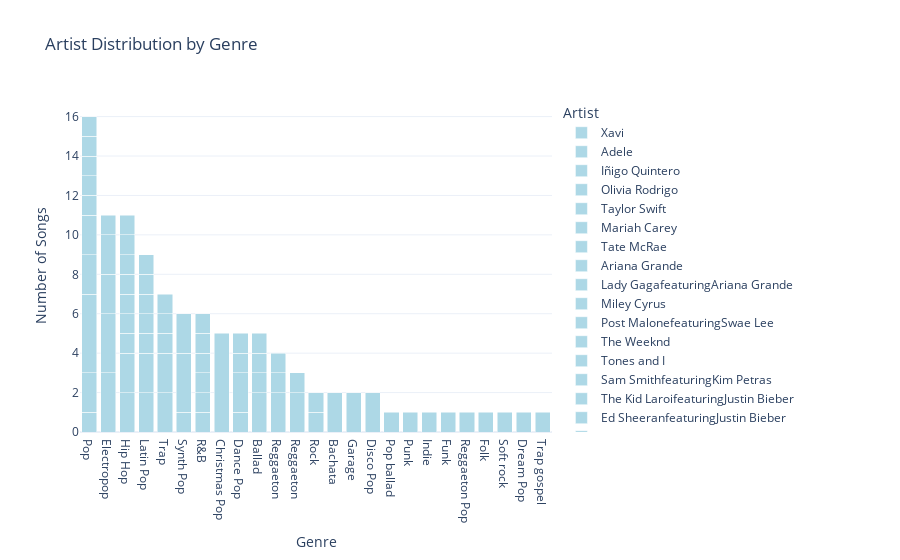

The notebook cell this image was saved under:
### Code cell
import plotly.express as px

# Calculate counts dynamically for each genre-artist pair
counts = Number_one.groupby(['Genre', 'Artist']).size().reset_index(name='Count')

# Calculate total count of artists for each genre
total_artists = counts.groupby('Genre')['Count'].sum().reset_index(name='Total_Artists')

# Sort the bars within each genre by the count of artists for each artist
counts_sorted = counts.sort_values(by=['Genre', 'Count'], ascending=[True, False])

# Sort the genres by the total count of artists
genre_order = total_artists.sort_values(by='Total_Artists', ascending=False)['Genre']

# Create an interactive bar chart using Plotly with customized colors and layout
fig = px.bar(counts_sorted, x='Genre', y='Count', title='Artist Distribution by Genre',
             color='Artist',  # Color bars by Artist
             color_discrete_sequence=['lightblue'],  # Set colors to green
             template='plotly_white',  # Setting background to white with black axis lines
             barmode='stack',  # Stack bars
             category_orders={"Genre": genre_order},  # Order the Genre categories
             labels={'Count': 'Number of Songs'}  # Update y-axis label
            )
fig.show()

### Figure 1 — Plotly figure (JSON) as saved in the notebook; plotly's stock layout.template omitted (floating-point values rounded to 4 significant figures)
{"data": [{"alignmentgroup": "True", "hovertemplate": "Artist=Xavi<br>Genre=%{x}<br>Number of Songs=%{y}<extra></extra>", "legendgroup": "Xavi", "marker": {"color": "lightblue", "pattern": {"shape": ""}}, "name": "Xavi", "offsetgroup": "Xavi", "orientation": "v", "showlegend": true, "textposition": "auto", "type": "bar", "x": ["Bachata"], "xaxis": "x", "y": [2], "yaxis": "y"}, {"alignmentgroup": "True", "hovertemplate": "Artist=Adele<br>Genre=%{x}<br>Number of Songs=%{y}<extra></extra>", "legendgroup": "Adele", "marker": {"color": "lightblue", "pattern": {"shape": ""}}, "name": "Adele", "offsetgroup": "Adele", "orientation": "v", "showlegend": true, "textposition": "auto", "type": "bar", "x": ["Ballad"], "xaxis": "x", "y": [2], "yaxis": "y"}, {"alignmentgroup": "True", "hovertemplate": "Artist=Iñigo Quintero<br>Genre=%{x}<br>Number of Songs=%{y}<extra></extra>", "legendgroup": "Iñigo Quintero", "marker": {"color": "lightblue", "pattern": {"shape": ""}}, "name": "Iñigo Quintero", "offsetgroup": "Iñigo Quintero", "orientation": "v", "showlegend": true, "textposition": "auto", "type": "bar", "x": ["Ballad"], "xaxis": "x", "y": [1], "yaxis": "y"}, {"alignmentgroup": "True", "hovertemplate": "Artist=Olivia Rodrigo<br>Genre=%{x}<br>Number of Songs=%{y}<extra></extra>", "legendgroup": "Olivia Rodrigo", "marker": {"color": "lightblue", "pattern": {"shape": ""}}, "name": "Olivia Rodrigo", "offsetgroup": "Olivia Rodrigo", "orientation": "v", "showlegend": true, "textposition": "auto", "type": "bar", "x": ["Ballad", "Pop", "Punk"], "xaxis": "x", "y": [1, 1, 1], "yaxis": "y"}, {"alignmentgroup": "True", "hovertemplate": "Artist=Taylor Swift<br>Genre=%{x}<br>Number of Songs=%{y}<extra></extra>", "legendgroup": "Taylor Swift", "marker": {"color": "lightblue", "pattern": {"shape": ""}}, "name": "Taylor Swift", "offsetgroup": "Taylor Swift", "orientation": "v", "showlegend": true, "textposition": "auto", "type": "bar", "x": ["Ballad", "Dance Pop", "Folk", "Pop"], "xaxis": "x", "y": [1, 1, 1, 2], "yaxis": "y"}, {"alignmentgroup": "True", "hovertemplate": "Artist=Mariah Carey<br>Genre=%{x}<br>Number of Songs=%{y}<extra></extra>", "legendgroup": "Mariah Carey", "marker": {"color": "lightblue", "pattern": {"shape": ""}}, "name": "Mariah Carey", "offsetgroup": "Mariah Carey", "orientation": "v", "showlegend": true, "textposition": "auto", "type": "bar", "x": ["Christmas Pop"], "xaxis": "x", "y": [5], "yaxis": "y"}, {"alignmentgroup": "True", "hovertemplate": "Artist=Tate McRae<br>Genre=%{x}<br>Number of Songs=%{y}<extra></extra>", "legendgroup": "Tate McRae", "marker": {"color": "lightblue", "pattern": {"shape": ""}}, "name": "Tate McRae", "offsetgroup": "Tate McRae", "orientation": "v", "showlegend": true, "textposition": "auto", "type": "bar", "x": ["Dance Pop"], "xaxis": "x", "y": [2], "yaxis": "y"}, {"alignmentgroup": "True", "hovertemplate": "Artist=Ariana Grande<br>Genre=%{x}<br>Number of Songs=%{y}<extra></extra>", "legendgroup": "Ariana Grande", "marker": {"color": "lightblue", "pattern": {"shape": ""}}, "name": "Ariana Grande", "offsetgroup": "Ariana Grande", "orientation": "v", "showlegend": true, "textposition": "auto", "type": "bar", "x": ["Dance Pop", "Pop", "Synth Pop"], "xaxis": "x", "y": [1, 4, 1], "yaxis": "y"}, {"alignmentgroup": "True", "hovertemplate": "Artist=Lady GagafeaturingAriana Grande<br>Genre=%{x}<br>Number of Songs=%{y}<extra></extra>", "legendgroup": "Lady GagafeaturingAriana Grande", "marker": {"color": "lightblue", "pattern": {"shape": ""}}, "name": "Lady GagafeaturingAriana Grande", "offsetgroup": "Lady GagafeaturingAriana Grande", "orientation": "v", "showlegend": true, "textposition": "auto", "type": "bar", "x": ["Dance Pop"], "xaxis": "x", "y": [1], "yaxis": "y"}, {"alignmentgroup": "True", "hovertemplate": "Artist=Miley Cyrus<br>Genre=%{x}<br>Number of Songs=%{y}<extra></extra>", "legendgroup": "Miley Cyrus", "marker": {"color": "lightblue", "pattern": {"shape": ""}}, "name": "Miley Cyrus", "offsetgroup": "Miley Cyrus", "orientation": "v", "showlegend": true, "textposition": "auto", "type": "bar", "x": ["Disco Pop"], "xaxis": "x", "y": [2], "yaxis": "y"}, {"alignmentgroup": "True", "hovertemplate": "Artist=Post MalonefeaturingSwae Lee<br>Genre=%{x}<br>Number of Songs=%{y}<extra></extra>", "legendgroup": "Post MalonefeaturingSwae Lee", "marker": {"color": "lightblue", "pattern": {"shape": ""}}, "name": "Post MalonefeaturingSwae Lee", "offsetgroup": "Post MalonefeaturingSwae Lee", "orientation": "v", "showlegend": true, "textposition": "auto", "type": "bar", "x": ["Dream Pop"], "xaxis": "x", "y": [1], "yaxis": "y"}, {"alignmentgroup": "True", "hovertemplate": "Artist=The Weeknd<br>Genre=%{x}<br>Number of Songs=%{y}<extra></extra>", "legendgroup": "The Weeknd", "marker": {"color": "lightblue", "pattern": {"shape": ""}}, "name": "The Weeknd", "offsetgroup": "The Weeknd", "orientation": "v", "showlegend": true, "textposition": "auto", "type": "bar", "x": ["Electropop", "R&B"], "xaxis": "x", "y": [3, 1], "yaxis": "y"}, {"alignmentgroup": "True", "hovertemplate": "Artist=Tones and I<br>Genre=%{x}<br>Number of Songs=%{y}<extra></extra>", "legendgroup": "Tones and I", "marker": {"color": "lightblue", "pattern": {"shape": ""}}, "name": "Tones and I", "offsetgroup": "Tones and I", "orientation": "v", "showlegend": true, "textposition": "auto", "type": "bar", "x": ["Electropop"], "xaxis": "x", "y": [3], "yaxis": "y"}, {"alignmentgroup": "True", "hovertemplate": "Artist=Sam SmithfeaturingKim Petras<br>Genre=%{x}<br>Number of Songs=%{y}<extra></extra>", "legendgroup": "Sam SmithfeaturingKim Petras", "marker": {"color": "lightblue", "pattern": {"shape": ""}}, "name": "Sam SmithfeaturingKim Petras", "offsetgroup": "Sam SmithfeaturingKim Petras", "orientation": "v", "showlegend": true, "textposition": "auto", "type": "bar", "x": ["Electropop"], "xaxis": "x", "y": [2], "yaxis": "y"}, {"alignmentgroup": "True", "hovertemplate": "Artist=The Kid LaroifeaturingJustin Bieber<br>Genre=%{x}<br>Number of Songs=%{y}<extra></extra>", "legendgroup": "The Kid LaroifeaturingJustin Bieber", "marker": {"color": "lightblue", "pattern": {"shape": ""}}, "name": "The Kid LaroifeaturingJustin Bieber", "offsetgroup": "The Kid LaroifeaturingJustin Bieber", "orientation": "v", "showlegend": true, "textposition": "auto", "type": "bar", "x": ["Electropop"], "xaxis": "x", "y": [2], "yaxis": "y"}, {"alignmentgroup": "True", "hovertemplate": "Artist=Ed SheeranfeaturingJustin Bieber<br>Genre=%{x}<br>Number of Songs=%{y}<extra></extra>", "legendgroup": "Ed SheeranfeaturingJustin Bieber", "marker": {"color": "lightblue", "pattern": {"shape": ""}}, "name": "Ed SheeranfeaturingJustin Bieber", "offsetgroup": "Ed SheeranfeaturingJustin Bieber", "orientation": "v", "showlegend": true, "textposition": "auto", "type": "bar", "x": ["Electropop"], "xaxis": "x", "y": [1], "yaxis": "y"}, {"alignmentgroup": "True", "hovertemplate": "Artist=Jungkook<br>Genre=%{x}<br>Number of Songs=%{y}<extra></extra>", "legendgroup": "Jungkook", "marker": {"color": "lightblue", "pattern": {"shape": ""}}, "name": "Jungkook", "offsetgroup": "Jungkook", "orientation": "v", "showlegend": true, "textposition": "auto", "type": "bar", "x": ["Funk"], "xaxis": "x", "y": [1], "yaxis": "y"}, {"alignmentgroup": "True", "hovertemplate": "Artist=JungkookfeaturingLatto<br>Genre=%{x}<br>Number of Songs=%{y}<extra></extra>", "legendgroup": "JungkookfeaturingLatto", "marker": {"color": "lightblue", "pattern": {"shape": ""}}, "name": "JungkookfeaturingLatto", "offsetgroup": "JungkookfeaturingLatto", "orientation": "v", "showlegend": true, "textposition": "auto", "type": "bar", "x": ["Garage"], "xaxis": "x", "y": [2], "yaxis": "y"}, {"alignmentgroup": "True", "hovertemplate": "Artist=Drake<br>Genre=%{x}<br>Number of Songs=%{y}<extra></extra>", "legendgroup": "Drake", "marker": {"color": "lightblue", "pattern": {"shape": ""}}, "name": "Drake", "offsetgroup": "Drake", "orientation": "v", "showlegend": true, "textposition": "auto", "type": "bar", "x": ["Hip Hop", "R&B", "Trap"], "xaxis": "x", "y": [2, 1, 2], "yaxis": "y"}, {"alignmentgroup": "True", "hovertemplate": "Artist=Post Malone<br>Genre=%{x}<br>Number of Songs=%{y}<extra></extra>", "legendgroup": "Post Malone", "marker": {"color": "lightblue", "pattern": {"shape": ""}}, "name": "Post Malone", "offsetgroup": "Post Malone", "orientation": "v", "showlegend": true, "textposition": "auto", "type": "bar", "x": ["Hip Hop", "Soft rock"], "xaxis": "x", "y": [2, 1], "yaxis": "y"}, {"alignmentgroup": "True", "hovertemplate": "Artist=Blackpink<br>Genre=%{x}<br>Number of Songs=%{y}<extra></extra>", "legendgroup": "Blackpink", "marker": {"color": "lightblue", "pattern": {"shape": ""}}, "name": "Blackpink", "offsetgroup": "Blackpink", "orientation": "v", "showlegend": true, "textposition": "auto", "type": "bar", "x": ["Hip Hop"], "xaxis": "x", "y": [1], "yaxis": "y"}, {"alignmentgroup": "True", "hovertemplate": "Artist=Cardi BfeaturingMegan Thee Stallion<br>Genre=%{x}<br>Number of Songs=%{y}<extra></extra>", "legendgroup": "Cardi BfeaturingMegan Thee Stallion", "marker": {"color": "lightblue", "pattern": {"shape": ""}}, "name": "Cardi BfeaturingMegan Thee Stallion", "offsetgroup": "Cardi BfeaturingMegan Thee Stallion", "orientation": "v", "showlegend": true, "textposition": "auto", "type": "bar", "x": ["Hip Hop"], "xaxis": "x", "y": [1], "yaxis": "y"}, {"alignmentgroup": "True", "hovertemplate": "Artist=Doja Cat<br>Genre=%{x}<br>Number of Songs=%{y}<extra></extra>", "legendgroup": "Doja Cat", "marker": {"color": "lightblue", "pattern": {"shape": ""}}, "name": "Doja Cat", "offsetgroup": "Doja Cat", "orientation": "v", "showlegend": true, "textposition": "auto", "type": "bar", "x": ["Hip Hop"], "xaxis": "x", "y": [1], "yaxis": "y"}, {"alignmentgroup": "True", "hovertemplate": "Artist=EminemfeaturingJoyner Lucas<br>Genre=%{x}<br>Number of Songs=%{y}<extra></extra>", "legendgroup": "EminemfeaturingJoyner Lucas", "marker": {"color": "lightblue", "pattern": {"shape": ""}}, "name": "EminemfeaturingJoyner Lucas", "offsetgroup": "EminemfeaturingJoyner Lucas", "orientation": "v", "showlegend": true, "textposition": "auto", "type": "bar", "x": ["Hip Hop"], "xaxis": "x", "y": [1], "yaxis": "y"}, {"alignmentgroup": "True", "hovertemplate": "Artist=Kendrick Lamar<br>Genre=%{x}<br>Number of Songs=%{y}<extra></extra>", "legendgroup": "Kendrick Lamar", "marker": {"color": "lightblue", "pattern": {"shape": ""}}, "name": "Kendrick Lamar", "offsetgroup": "Kendrick Lamar", "orientation": "v", "showlegend": true, "textposition": "auto", "type": "bar", "x": ["Hip Hop"], "xaxis": "x", "y": [1], "yaxis": "y"}, {"alignmentgroup": "True", "hovertemplate": "Artist=Myke Towers<br>Genre=%{x}<br>Number of Songs=%{y}<extra></extra>", "legendgroup": "Myke Towers", "marker": {"color": "lightblue", "pattern": {"shape": ""}}, "name": "Myke Towers", "offsetgroup": "Myke Towers", "orientation": "v", "showlegend": true, "textposition": "auto", "type": "bar", "x": ["Hip Hop"], "xaxis": "x", "y": [1], "yaxis": "y"}, {"alignmentgroup": "True", "hovertemplate": "Artist=The Scotts<br>Genre=%{x}<br>Number of Songs=%{y}<extra></extra>", "legendgroup": "The Scotts", "marker": {"color": "lightblue", "pattern": {"shape": ""}}, "name": "The Scotts", "offsetgroup": "The Scotts", "orientation": "v", "showlegend": true, "textposition": "auto", "type": "bar", "x": ["Hip Hop"], "xaxis": "x", "y": [1], "yaxis": "y"}, {"alignmentgroup": "True", "hovertemplate": "Artist=Glass Animals<br>Genre=%{x}<br>Number of Songs=%{y}<extra></extra>", "legendgroup": "Glass Animals", "marker": {"color": "lightblue", "pattern": {"shape": ""}}, "name": "Glass Animals", "offsetgroup": "Glass Animals", "orientation": "v", "showlegend": true, "textposition": "auto", "type": "bar", "x": ["Indie"], "xaxis": "x", "y": [1], "yaxis": "y"}, {"alignmentgroup": "True", "hovertemplate": "Artist=Eslabon ArmadofeaturingPeso Pluma<br>Genre=%{x}<br>Number of Songs=%{y}<extra></extra>", "legendgroup": "Eslabon ArmadofeaturingPeso Pluma", "marker": {"color": "lightblue", "pattern": {"shape": ""}}, "name": "Eslabon ArmadofeaturingPeso Pluma", "offsetgroup": "Eslabon ArmadofeaturingPeso Pluma", "orientation": "v", "showlegend": true, "textposition": "auto", "type": "bar", "x": ["Latin Pop"], "xaxis": "x", "y": [2], "yaxis": "y"}, {"alignmentgroup": "True", "hovertemplate": "Artist=Shawn MendesfeaturingCamila Cabello<br>Genre=%{x}<br>Number of Songs=%{y}<extra></extra>", "legendgroup": "Shawn MendesfeaturingCamila Cabello", "marker": {"color": "lightblue", "pattern": {"shape": ""}}, "name": "Shawn MendesfeaturingCamila Cabello", "offsetgroup": "Shawn MendesfeaturingCamila Cabello", "orientation": "v", "showlegend": true, "textposition": "auto", "type": "bar", "x": ["Latin Pop"], "xaxis": "x", "y": [2], "yaxis": "y"}, {"alignmentgroup": "True", "hovertemplate": "Artist=Bad Bunny<br>Genre=%{x}<br>Number of Songs=%{y}<extra></extra>", "legendgroup": "Bad Bunny", "marker": {"color": "lightblue", "pattern": {"shape": ""}}, "name": "Bad Bunny", "offsetgroup": "Bad Bunny", "orientation": "v", "showlegend": true, "textposition": "auto", "type": "bar", "x": ["Latin Pop"], "xaxis": "x", "y": [1], "yaxis": "y"}, {"alignmentgroup": "True", "hovertemplate": "Artist=Camila CabellofeaturingYoung Thug<br>Genre=%{x}<br>Number of Songs=%{y}<extra></extra>", "legendgroup": "Camila CabellofeaturingYoung Thug", "marker": {"color": "lightblue", "pattern": {"shape": ""}}, "name": "Camila CabellofeaturingYoung Thug", "offsetgroup": "Camila CabellofeaturingYoung Thug", "orientation": "v", "showlegend": true, "textposition": "auto", "type": "bar", "x": ["Latin Pop"], "xaxis": "x", "y": [1], "yaxis": "y"}, {"alignmentgroup": "True", "hovertemplate": "Artist=Grupo FronterafeaturingBad Bunny<br>Genre=%{x}<br>Number of Songs=%{y}<extra></extra>", "legendgroup": "Grupo FronterafeaturingBad Bunny", "marker": {"color": "lightblue", "pattern": {"shape": ""}}, "name": "Grupo FronterafeaturingBad Bunny", "offsetgroup": "Grupo FronterafeaturingBad Bunny", "orientation": "v", "showlegend": true, "textposition": "auto", "type": "bar", "x": ["Latin Pop"], "xaxis": "x", "y": [1], "yaxis": "y"}, {"alignmentgroup": "True", "hovertemplate": "Artist=J BalvinfeaturingWilly William<br>Genre=%{x}<br>Number of Songs=%{y}<extra></extra>", "legendgroup": "J BalvinfeaturingWilly William", "marker": {"color": "lightblue", "pattern": {"shape": ""}}, "name": "J BalvinfeaturingWilly William", "offsetgroup": "J BalvinfeaturingWilly William", "orientation": "v", "showlegend": true, "textposition": "auto", "type": "bar", "x": ["Latin Pop"], "xaxis": "x", "y": [1], "yaxis": "y"}, {"alignmentgroup": "True", "hovertemplate": "Artist=Karol GfeaturingShakira<br>Genre=%{x}<br>Number of Songs=%{y}<extra></extra>", "legendgroup": "Karol GfeaturingShakira", "marker": {"color": "lightblue", "pattern": {"shape": ""}}, "name": "Karol GfeaturingShakira", "offsetgroup": "Karol GfeaturingShakira", "orientation": "v", "showlegend": true, "textposition": "auto", "type": "bar", "x": ["Latin Pop"], "xaxis": "x", "y": [1], "yaxis": "y"}, {"alignmentgroup": "True", "hovertemplate": "Artist=Benson Boone<br>Genre=%{x}<br>Number of Songs=%{y}<extra></extra>", "legendgroup": "Benson Boone", "marker": {"color": "lightblue", "pattern": {"shape": ""}}, "name": "Benson Boone", "offsetgroup": "Benson Boone", "orientation": "v", "showlegend": true, "textposition": "auto", "type": "bar", "x": ["Pop"], "xaxis": "x", "y": [2], "yaxis": "y"}, {"alignmentgroup": "True", "hovertemplate": "Artist=Gayle<br>Genre=%{x}<br>Number of Songs=%{y}<extra></extra>", "legendgroup": "Gayle", "marker": {"color": "lightblue", "pattern": {"shape": ""}}, "name": "Gayle", "offsetgroup": "Gayle", "orientation": "v", "showlegend": true, "textposition": "auto", "type": "bar", "x": ["Pop"], "xaxis": "x", "y": [2], "yaxis": "y"}, {"alignmentgroup": "True", "hovertemplate": "Artist=24kGoldnfeaturingIann Dior<br>Genre=%{x}<br>Number of Songs=%{y}<extra></extra>", "legendgroup": "24kGoldnfeaturingIann Dior", "marker": {"color": "lightblue", "pattern": {"shape": ""}}, "name": "24kGoldnfeaturingIann Dior", "offsetgroup": "24kGoldnfeaturingIann Dior", "orientation": "v", "showlegend": true, "textposition": "auto", "type": "bar", "x": ["Pop"], "xaxis": "x", "y": [1], "yaxis": "y"}, {"alignmentgroup": "True", "hovertemplate": "Artist=Billie Eilish<br>Genre=%{x}<br>Number of Songs=%{y}<extra></extra>", "legendgroup": "Billie Eilish", "marker": {"color": "lightblue", "pattern": {"shape": ""}}, "name": "Billie Eilish", "offsetgroup": "Billie Eilish", "orientation": "v", "showlegend": true, "textposition": "auto", "type": "bar", "x": ["Pop"], "xaxis": "x", "y": [1], "yaxis": "y"}, {"alignmentgroup": "True", "hovertemplate": "Artist=Ed Sheeran<br>Genre=%{x}<br>Number of Songs=%{y}<extra></extra>", "legendgroup": "Ed Sheeran", "marker": {"color": "lightblue", "pattern": {"shape": ""}}, "name": "Ed Sheeran", "offsetgroup": "Ed Sheeran", "orientation": "v", "showlegend": true, "textposition": "auto", "type": "bar", "x": ["Pop"], "xaxis": "x", "y": [1], "yaxis": "y"}, {"alignmentgroup": "True", "hovertemplate": "Artist=Lil Nas X<br>Genre=%{x}<br>Number of Songs=%{y}<extra></extra>", "legendgroup": "Lil Nas X", "marker": {"color": "lightblue", "pattern": {"shape": ""}}, "name": "Lil Nas X", "offsetgroup": "Lil Nas X", "orientation": "v", "showlegend": true, "textposition": "auto", "type": "bar", "x": ["Pop"], "xaxis": "x", "y": [1], "yaxis": "y"}, {"alignmentgroup": "True", "hovertemplate": "Artist=Sam Smith<br>Genre=%{x}<br>Number of Songs=%{y}<extra></extra>", "legendgroup": "Sam Smith", "marker": {"color": "lightblue", "pattern": {"shape": ""}}, "name": "Sam Smith", "offsetgroup": "Sam Smith", "orientation": "v", "showlegend": true, "textposition": "auto", "type": "bar", "x": ["Pop"], "xaxis": "x", "y": [1], "yaxis": "y"}, {"alignmentgroup": "True", "hovertemplate": "Artist=Selena Gomez<br>Genre=%{x}<br>Number of Songs=%{y}<extra></extra>", "legendgroup": "Selena Gomez", "marker": {"color": "lightblue", "pattern": {"shape": ""}}, "name": "Selena Gomez", "offsetgroup": "Selena Gomez", "orientation": "v", "showlegend": true, "textposition": "auto", "type": "bar", "x": ["Pop ballad"], "xaxis": "x", "y": [1], "yaxis": "y"}, {"alignmentgroup": "True", "hovertemplate": "Artist=Joji<br>Genre=%{x}<br>Number of Songs=%{y}<extra></extra>", "legendgroup": "Joji", "marker": {"color": "lightblue", "pattern": {"shape": ""}}, "name": "Joji", "offsetgroup": "Joji", "orientation": "v", "showlegend": true, "textposition": "auto", "type": "bar", "x": ["R&B"], "xaxis": "x", "y": [1], "yaxis": "y"}, {"alignmentgroup": "True", "hovertemplate": "Artist=Justin BieberfeaturingDaniel CaesarandGiveon<br>Genre=%{x}<br>Number of Songs=%{y}<extra></extra>", "legendgroup": "Justin BieberfeaturingDaniel CaesarandGiveon", "marker": {"color": "lightblue", "pattern": {"shape": ""}}, "name": "Justin BieberfeaturingDaniel CaesarandGiveon", "offsetgroup": "Justin BieberfeaturingDaniel CaesarandGiveon", "orientation": "v", "showlegend": true, "textposition": "auto", "type": "bar", "x": ["R&B"], "xaxis": "x", "y": [1], "yaxis": "y"}, {"alignmentgroup": "True", "hovertemplate": "Artist=SZA<br>Genre=%{x}<br>Number of Songs=%{y}<extra></extra>", "legendgroup": "SZA", "marker": {"color": "lightblue", "pattern": {"shape": ""}}, "name": "SZA", "offsetgroup": "SZA", "orientation": "v", "showlegend": true, "textposition": "auto", "type": "bar", "x": ["R&B"], "xaxis": "x", "y": [1], "yaxis": "y"}, {"alignmentgroup": "True", "hovertemplate": "Artist=The WeekndfeaturingDaft Punk<br>Genre=%{x}<br>Number of Songs=%{y}<extra></extra>", "legendgroup": "The WeekndfeaturingDaft Punk", "marker": {"color": "lightblue", "pattern": {"shape": ""}}, "name": "The WeekndfeaturingDaft Punk", "offsetgroup": "The WeekndfeaturingDaft Punk", "orientation": "v", "showlegend": true, "textposition": "auto", "type": "bar", "x": ["R&B"], "xaxis": "x", "y": [1], "yaxis": "y"}, {"alignmentgroup": "True", "hovertemplate": "Artist=Bad BunnyfeaturingJhay Cortez<br>Genre=%{x}<br>Number of Songs=%{y}<extra></extra>", "legendgroup": "Bad BunnyfeaturingJhay Cortez", "marker": {"color": "lightblue", "pattern": {"shape": ""}}, "name": "Bad BunnyfeaturingJhay Cortez", "offsetgroup": "Bad BunnyfeaturingJhay Cortez", "orientation": "v", "showlegend": true, "textposition": "auto", "type": "bar", "x": ["Reggaeton"], "xaxis": "x", "y": [2], "yaxis": "y"}, {"alignmentgroup": "True", "hovertemplate": "Artist=BizarrapfeaturingQuevedo<br>Genre=%{x}<br>Number of Songs=%{y}<extra></extra>", "legendgroup": "BizarrapfeaturingQuevedo", "marker": {"color": "lightblue", "pattern": {"shape": ""}}, "name": "BizarrapfeaturingQuevedo", "offsetgroup": "BizarrapfeaturingQuevedo", "orientation": "v", "showlegend": true, "textposition": "auto", "type": "bar", "x": ["Reggaeton"], "xaxis": "x", "y": [1], "yaxis": "y"}, {"alignmentgroup": "True", "hovertemplate": "Artist=Jawsh 685featuringJason Derulo<br>Genre=%{x}<br>Number of Songs=%{y}<extra></extra>", "legendgroup": "Jawsh 685featuringJason Derulo", "marker": {"color": "lightblue", "pattern": {"shape": ""}}, "name": "Jawsh 685featuringJason Derulo", "offsetgroup": "Jawsh 685featuringJason Derulo", "orientation": "v", "showlegend": true, "textposition": "auto", "type": "bar", "x": ["Reggaeton"], "xaxis": "x", "y": [1], "yaxis": "y"}, {"alignmentgroup": "True", "hovertemplate": "Artist=DJ SnakefeaturingSelena Gomez OzunaandCardi B<br>Genre=%{x}<br>Number of Songs=%{y}<extra></extra>", "legendgroup": "DJ SnakefeaturingSelena Gomez OzunaandCardi B", "marker": {"color": "lightblue", "pattern": {"shape": ""}}, "name": "DJ SnakefeaturingSelena Gomez OzunaandCardi B", "offsetgroup": "DJ SnakefeaturingSelena Gomez OzunaandCardi B", "orientation": "v", "showlegend": true, "textposition": "auto", "type": "bar", "x": ["Reggaeton "], "xaxis": "x", "y": [2], "yaxis": "y"}, {"alignmentgroup": "True", "hovertemplate": "Artist=Bad BunnyfeaturingDrake<br>Genre=%{x}<br>Number of Songs=%{y}<extra></extra>", "legendgroup": "Bad BunnyfeaturingDrake", "marker": {"color": "lightblue", "pattern": {"shape": ""}}, "name": "Bad BunnyfeaturingDrake", "offsetgroup": "Bad BunnyfeaturingDrake", "orientation": "v", "showlegend": true, "textposition": "auto", "type": "bar", "x": ["Reggaeton "], "xaxis": "x", "y": [1], "yaxis": "y"}, {"alignmentgroup": "True", "hovertemplate": "Artist=Luis FonsifeaturingDaddy YankeeandJustin Bieber<br>Genre=%{x}<br>Number of Songs=%{y}<extra></extra>", "legendgroup": "Luis FonsifeaturingDaddy YankeeandJustin Bieber", "marker": {"color": "lightblue", "pattern": {"shape": ""}}, "name": "Luis FonsifeaturingDaddy YankeeandJustin Bieber", "offsetgroup": "Luis FonsifeaturingDaddy YankeeandJustin Bieber", "orientation": "v", "showlegend": true, "textposition": "auto", "type": "bar", "x": ["Reggaeton Pop"], "xaxis": "x", "y": [1], "yaxis": "y"}, {"alignmentgroup": "True", "hovertemplate": "Artist=Måneskin<br>Genre=%{x}<br>Number of Songs=%{y}<extra></extra>", "legendgroup": "Måneskin", "marker": {"color": "lightblue", "pattern": {"shape": ""}}, "name": "Måneskin", "offsetgroup": "Måneskin", "orientation": "v", "showlegend": true, "textposition": "auto", "type": "bar", "x": ["Rock"], "xaxis": "x", "y": [1], "yaxis": "y"}, {"alignmentgroup": "True", "hovertemplate": "Artist=Roddy Ricch<br>Genre=%{x}<br>Number of Songs=%{y}<extra></extra>", "legendgroup": "Roddy Ricch", "marker": {"color": "lightblue", "pattern": {"shape": ""}}, "name": "Roddy Ricch", "offsetgroup": "Roddy Ricch", "orientation": "v", "showlegend": true, "textposition": "auto", "type": "bar", "x": ["Rock"], "xaxis": "x", "y": [1], "yaxis": "y"}, {"alignmentgroup": "True", "hovertemplate": "Artist=Harry Styles<br>Genre=%{x}<br>Number of Songs=%{y}<extra></extra>", "legendgroup": "Harry Styles", "marker": {"color": "lightblue", "pattern": {"shape": ""}}, "name": "Harry Styles", "offsetgroup": "Harry Styles", "orientation": "v", "showlegend": true, "textposition": "auto", "type": "bar", "x": ["Synth Pop"], "xaxis": "x", "y": [3], "yaxis": "y"}, {"alignmentgroup": "True", "hovertemplate": "Artist=Kate Bush<br>Genre=%{x}<br>Number of Songs=%{y}<extra></extra>", "legendgroup": "Kate Bush", "marker": {"color": "lightblue", "pattern": {"shape": ""}}, "name": "Kate Bush", "offsetgroup": "Kate Bush", "orientation": "v", "showlegend": true, "textposition": "auto", "type": "bar", "x": ["Synth Pop"], "xaxis": "x", "y": [2], "yaxis": "y"}, {"alignmentgroup": "True", "hovertemplate": "Artist=DaBabyfeaturingRoddy Ricch<br>Genre=%{x}<br>Number of Songs=%{y}<extra></extra>", "legendgroup": "DaBabyfeaturingRoddy Ricch", "marker": {"color": "lightblue", "pattern": {"shape": ""}}, "name": "DaBabyfeaturingRoddy Ricch", "offsetgroup": "DaBabyfeaturingRoddy Ricch", "orientation": "v", "showlegend": true, "textposition": "auto", "type": "bar", "x": ["Trap"], "xaxis": "x", "y": [2], "yaxis": "y"}, {"alignmentgroup": "True", "hovertemplate": "Artist=Kanye WestfeaturingLil Pump<br>Genre=%{x}<br>Number of Songs=%{y}<extra></extra>", "legendgroup": "Kanye WestfeaturingLil Pump", "marker": {"color": "lightblue", "pattern": {"shape": ""}}, "name": "Kanye WestfeaturingLil Pump", "offsetgroup": "Kanye WestfeaturingLil Pump", "orientation": "v", "showlegend": true, "textposition": "auto", "type": "bar", "x": ["Trap"], "xaxis": "x", "y": [1], "yaxis": "y"}, {"alignmentgroup": "True", "hovertemplate": "Artist=Post Malonefeaturing21 Savage<br>Genre=%{x}<br>Number of Songs=%{y}<extra></extra>", "legendgroup": "Post Malonefeaturing21 Savage", "marker": {"color": "lightblue", "pattern": {"shape": ""}}, "name": "Post Malonefeaturing21 Savage", "offsetgroup": "Post Malonefeaturing21 Savage", "orientation": "v", "showlegend": true, "textposition": "auto", "type": "bar", "x": ["Trap"], "xaxis": "x", "y": [1], "yaxis": "y"}, {"alignmentgroup": "True", "hovertemplate": "Artist=Travis Scott<br>Genre=%{x}<br>Number of Songs=%{y}<extra></extra>", "legendgroup": "Travis Scott", "marker": {"color": "lightblue", "pattern": {"shape": ""}}, "name": "Travis Scott", "offsetgroup": "Travis Scott", "orientation": "v", "showlegend": true, "textposition": "auto", "type": "bar", "x": ["Trap"], "xaxis": "x", "y": [1], "yaxis": "y"}, {"alignmentgroup": "True", "hovertemplate": "Artist=Childish Gambino<br>Genre=%{x}<br>Number of Songs=%{y}<extra></extra>", "legendgroup": "Childish Gambino", "marker": {"color": "lightblue", "pattern": {"shape": ""}}, "name": "Childish Gambino", "offsetgroup": "Childish Gambino", "orientation": "v", "showlegend": true, "textposition": "auto", "type": "bar", "x": ["Trap gospel"], "xaxis": "x", "y": [1], "yaxis": "y"}], "layout": {"barmode": "stack", "legend": {"title": {"text": "Artist"}, "tracegroupgap": 0}, "title": {"text": "Artist Distribution by Genre"}, "xaxis": {"anchor": "y", "categoryarray": ["Pop", "Electropop", "Hip Hop", "Latin Pop", "Trap", "Synth Pop", "R&B", "Christmas Pop", "Dance Pop", "Ballad", "Reggaeton", "Reggaeton ", "Rock", "Bachata", "Garage", "Disco Pop", "Pop ballad", "Punk", "Indie", "Funk", "Reggaeton Pop", "Folk", "Soft rock", "Dream Pop", "Trap gospel"], "categoryorder": "array", "domain": [0, 1], "title": {"text": "Genre"}}, "yaxis": {"anchor": "x", "domain": [0, 1], "title": {"text": "Number of Songs"}}}}
